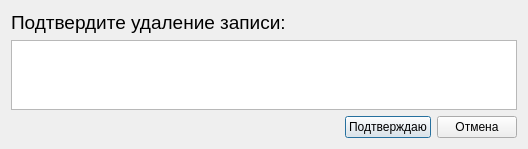
<?xml version="1.0" encoding="UTF-8"?>
<ui version="4.0">
 <class>Dialog_delete</class>
 <widget class="QDialog" name="Dialog_delete">
  <property name="geometry">
   <rect>
    <x>0</x>
    <y>0</y>
    <width>528</width>
    <height>149</height>
   </rect>
  </property>
  <property name="windowTitle">
   <string>Удаление</string>
  </property>
  <layout class="QVBoxLayout" name="verticalLayout">
   <item>
    <widget class="QLabel" name="label">
     <property name="font">
      <font>
       <pointsize>14</pointsize>
      </font>
     </property>
     <property name="text">
      <string>Подтвердите удаление записи:</string>
     </property>
    </widget>
   </item>
   <item>
    <widget class="QTableWidget" name="tableWidget"/>
   </item>
   <item>
    <layout class="QHBoxLayout" name="horizontalLayout">
     <item>
      <spacer name="horizontalSpacer">
       <property name="orientation">
        <enum>Qt::Horizontal</enum>
       </property>
       <property name="sizeHint" stdset="0">
        <size>
         <width>40</width>
         <height>20</height>
        </size>
       </property>
      </spacer>
     </item>
     <item>
      <widget class="QPushButton" name="pushButton_ok">
       <property name="font">
        <font>
         <pointsize>9</pointsize>
        </font>
       </property>
       <property name="text">
        <string>Подтверждаю</string>
       </property>
      </widget>
     </item>
     <item>
      <widget class="QPushButton" name="pushButton_cancel">
       <property name="font">
        <font>
         <pointsize>9</pointsize>
        </font>
       </property>
       <property name="text">
        <string>Отмена</string>
       </property>
      </widget>
     </item>
    </layout>
   </item>
  </layout>
 </widget>
 <resources/>
 <connections/>
</ui>
